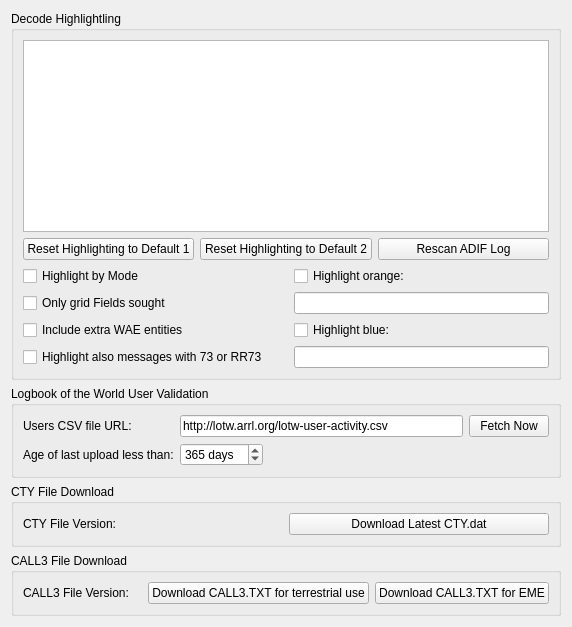
     <widget class="QWidget" name="colors_tab">
      <attribute name="title">
       <string>Colors</string>
      </attribute>
      <layout class="QVBoxLayout" name="verticalLayout_7">
       <item>
        <widget class="QGroupBox" name="groupBox_12">
         <property name="title">
          <string>Decode Highlightling</string>
         </property>
         <layout class="QGridLayout" name="gridLayout_5">
          <item row="1" column="0" colspan="2">
           <layout class="QHBoxLayout" name="horizontalLayout_20">
            <item>
             <widget class="QPushButton" name="reset_highlighting_to_defaults_push_button">
              <property name="toolTip">
               <string>&lt;html&gt;&lt;head/&gt;&lt;body&gt;&lt;p&gt;Push to reset all highlight items above to default values and priorities.&lt;/p&gt;&lt;/body&gt;&lt;/html&gt;</string>
              </property>
              <property name="text">
               <string>Reset Highlighting to Default 1</string>
              </property>
             </widget>
            </item>
            <item>
             <widget class="QPushButton" name="reset_highlighting_to_defaults2_push_button">
              <property name="text">
               <string>Reset Highlighting to Default 2</string>
              </property>
             </widget>
            </item>
            <item>
             <widget class="QPushButton" name="rescan_log_push_button">
              <property name="toolTip">
               <string>&lt;html&gt;&lt;head/&gt;&lt;body&gt;&lt;p&gt;Click to scan the wsjtx_log.adi ADIF file again for worked before information&lt;/p&gt;&lt;/body&gt;&lt;/html&gt;</string>
              </property>
              <property name="text">
               <string>Rescan ADIF Log</string>
              </property>
             </widget>
            </item>
           </layout>
          </item>
          <item row="0" column="0" colspan="2">
           <widget class="DecodeHighlightingListView" name="highlighting_list_view">
            <property name="sizePolicy">
             <sizepolicy hsizetype="Expanding" vsizetype="Preferred">
              <horstretch>0</horstretch>
              <verstretch>0</verstretch>
             </sizepolicy>
            </property>
            <property name="contextMenuPolicy">
             <enum>Qt::ActionsContextMenu</enum>
            </property>
            <property name="acceptDrops">
             <bool>true</bool>
            </property>
            <property name="toolTip">
             <string>&lt;html&gt;&lt;head/&gt;&lt;body&gt;&lt;p&gt;Enable or disable using the check boxes and right-click an item to change or unset the foreground color, background color, or reset the item to default values. Drag and drop the items to change their priority, higher in the list is higher in priority.&lt;/p&gt;&lt;p&gt;Note that each foreground or background color may be either set or unset, unset means that it is not allocated for that item's type and lower priority items may apply.&lt;/p&gt;&lt;/body&gt;&lt;/html&gt;</string>
            </property>
            <property name="editTriggers">
             <set>QAbstractItemView::NoEditTriggers</set>
            </property>
            <property name="dragEnabled">
             <bool>true</bool>
            </property>
            <property name="dragDropMode">
             <enum>QAbstractItemView::InternalMove</enum>
            </property>
            <property name="defaultDropAction">
             <enum>Qt::MoveAction</enum>
            </property>
            <property name="selectionMode">
             <enum>QAbstractItemView::SingleSelection</enum>
            </property>
            <property name="resizeMode">
             <enum>QListView::Adjust</enum>
            </property>
           </widget>
          </item>
          <item row="3" column="0" colspan="2">
           <layout class="QGridLayout" name="gridLayout_23">
            <item row="1" column="0">
             <widget class="QCheckBox" name="only_fields_check_box">
              <property name="toolTip">
               <string>Check to for grid highlighting to only apply to unworked grid fields</string>
              </property>
              <property name="text">
               <string>Only grid Fields sought</string>
              </property>
             </widget>
            </item>
            <item row="0" column="1">
             <spacer name="horizontalSpacer_5">
              <property name="orientation">
               <enum>Qt::Horizontal</enum>
              </property>
              <property name="sizeType">
               <enum>QSizePolicy::Fixed</enum>
              </property>
              <property name="sizeHint" stdset="0">
               <size>
                <width>20</width>
                <height>20</height>
               </size>
              </property>
             </spacer>
            </item>
            <item row="2" column="0">
             <widget class="QCheckBox" name="include_WAE_check_box">
              <property name="text">
               <string>Include extra WAE entities</string>
              </property>
             </widget>
            </item>
            <item row="3" column="0">
             <widget class="QCheckBox" name="highlight_73_check_box">
              <property name="text">
               <string>Highlight also messages with 73 or RR73</string>
              </property>
             </widget>
            </item>
            <item row="0" column="0">
             <widget class="QCheckBox" name="highlight_by_mode_check_box">
              <property name="toolTip">
               <string>&lt;html&gt;&lt;head/&gt;&lt;body&gt;&lt;p&gt;Check to indicate new DXCC entities, grid squares, and callsigns per mode.&lt;/p&gt;&lt;/body&gt;&lt;/html&gt;</string>
              </property>
              <property name="text">
               <string>Highlight by Mode</string>
              </property>
             </widget>
            </item>
            <item row="0" column="2">
             <widget class="QCheckBox" name="highlight_orange_check_box">
              <property name="toolTip">
               <string>&lt;html&gt;&lt;head/&gt;&lt;body&gt;&lt;p&gt;Highlight callsigns or grids with orange background color. Callsigns and/or grids must be separated by a comma, and there must be a comma after each callsign.&lt;/p&gt;&lt;/body&gt;&lt;/html&gt;</string>
              </property>
              <property name="text">
               <string>Highlight orange:</string>
              </property>
             </widget>
            </item>
            <item row="2" column="2">
             <widget class="QCheckBox" name="highlight_blue_check_box">
              <property name="toolTip">
               <string>&lt;html&gt;&lt;head/&gt;&lt;body&gt;&lt;p&gt;Highlight callsigns or grids with blue background color. Callsigns and/or grids must be separated by a comma, and there must be a comma after each callsign.&lt;/p&gt;&lt;/body&gt;&lt;/html&gt;</string>
              </property>
              <property name="text">
               <string>Highlight blue:</string>
              </property>
             </widget>
            </item>
            <item row="1" column="2">
             <widget class="QLineEdit" name="highlight_orange_callsigns">
              <property name="toolTip">
               <string>&lt;html&gt;&lt;head/&gt;&lt;body&gt;&lt;p&gt;Highlight callsigns or grids with orange background color. Callsigns and/or grids must be separated by a comma, and there must be a comma after each callsign.&lt;/p&gt;&lt;/body&gt;&lt;/html&gt;</string>
              </property>
             </widget>
            </item>
            <item row="3" column="2">
             <widget class="QLineEdit" name="highlight_blue_callsigns">
              <property name="toolTip">
               <string>&lt;html&gt;&lt;head/&gt;&lt;body&gt;&lt;p&gt;Highlight callsigns or grids with blue background color. Callsigns and/or grids must be separated by a comma, and there must be a comma after each callsign.&lt;/p&gt;&lt;/body&gt;&lt;/html&gt;</string>
              </property>
             </widget>
            </item>
           </layout>
          </item>
         </layout>
        </widget>
       </item>
       <item>
        <widget class="QGroupBox" name="groupBox_11">
         <property name="toolTip">
          <string>&lt;html&gt;&lt;head/&gt;&lt;body&gt;&lt;p&gt;Controls for Logbook of the World user lookup.&lt;/p&gt;&lt;/body&gt;&lt;/html&gt;</string>
         </property>
         <property name="title">
          <string>Logbook of the World User Validation</string>
         </property>
         <layout class="QFormLayout" name="formLayout_18">
          <item row="1" column="0">
           <widget class="QLabel" name="label_15">
            <property name="text">
             <string>Users CSV file URL:</string>
            </property>
            <property name="buddy">
             <cstring>LotW_CSV_URL_line_edit</cstring>
            </property>
           </widget>
          </item>
          <item row="1" column="1">
           <layout class="QHBoxLayout" name="LotW_Layout">
            <item>
             <widget class="QLineEdit" name="LotW_CSV_URL_line_edit">
              <property name="toolTip">
               <string>&lt;html&gt;&lt;head/&gt;&lt;body&gt;&lt;p&gt;URL of the ARRL LotW user's last upload dates and times data file which is used to highlight decodes from stations that are known to upload their log file to LotW.&lt;/p&gt;&lt;/body&gt;&lt;/html&gt;</string>
              </property>
              <property name="accessibleName">
               <string>URL</string>
              </property>
              <property name="text">
               <string>http://lotw.arrl.org/lotw-user-activity.csv</string>
              </property>
             </widget>
            </item>
            <item>
             <widget class="QPushButton" name="LotW_CSV_fetch_push_button">
              <property name="toolTip">
               <string>&lt;html&gt;&lt;head/&gt;&lt;body&gt;&lt;p&gt;Push this button to fetch the latest LotW user's upload date and time data file.&lt;/p&gt;&lt;/body&gt;&lt;/html&gt;</string>
              </property>
              <property name="text">
               <string>Fetch Now</string>
              </property>
             </widget>
            </item>
           </layout>
          </item>
          <item row="2" column="1">
           <layout class="QHBoxLayout" name="LotW_Layout_2">
            <item>
             <widget class="QSpinBox" name="LotW_days_since_upload_spin_box">
              <property name="toolTip">
               <string>&lt;html&gt;&lt;head/&gt;&lt;body&gt;&lt;p&gt;Adjust this spin box to set the age threshold of LotW user's last upload date that is accepted as a current LotW user.&lt;/p&gt;&lt;/body&gt;&lt;/html&gt;</string>
              </property>
              <property name="accessibleName">
               <string>Days since last upload</string>
              </property>
              <property name="suffix">
               <string> days</string>
              </property>
              <property name="minimum">
               <number>0</number>
              </property>
              <property name="maximum">
               <number>9999</number>
              </property>
              <property name="value">
               <number>365</number>
              </property>
             </widget>
            </item>
            <item>
             <spacer name="horizontalSpacer_2">
              <property name="orientation">
               <enum>Qt::Horizontal</enum>
              </property>
              <property name="sizeHint" stdset="0">
               <size>
                <width>40</width>
                <height>20</height>
               </size>
              </property>
             </spacer>
            </item>
            <item>
             <widget class="QLabel" name="LotW_CSV_status_label">
              <property name="minimumSize">
               <size>
                <width>240</width>
                <height>0</height>
               </size>
              </property>
              <property name="text">
               <string/>
              </property>
             </widget>
            </item>
           </layout>
          </item>
          <item row="2" column="0">
           <widget class="QLabel" name="label_14">
            <property name="text">
             <string>Age of last upload less than:</string>
            </property>
            <property name="buddy">
             <cstring>LotW_days_since_upload_spin_box</cstring>
            </property>
           </widget>
          </item>
         </layout>
        </widget>
       </item>
       <item>
        <spacer name="horizontalSpacer_8">
         <property name="orientation">
          <enum>Qt::Horizontal</enum>
         </property>
         <property name="sizeHint" stdset="0">
          <size>
           <width>0</width>
           <height>0</height>
          </size>
         </property>
        </spacer>
       </item>
       <item>
        <widget class="QGroupBox" name="cty_groupBox">
         <property name="title">
          <string>CTY File Download</string>
         </property>
         <layout class="QHBoxLayout" name="cty_horizontalLayout">
          <item>
           <widget class="QLabel" name="CTY_file_label">
            <property name="text">
             <string>CTY File Version: </string>
            </property>
           </widget>
          </item>
          <item>
           <widget class="QPushButton" name="CTY_download_button">
            <property name="text">
             <string>Download Latest CTY.dat</string>
            </property>
           </widget>
          </item>
         </layout>
        </widget>
       </item>
       <item>
        <widget class="QGroupBox" name="call3_groupBox">
         <property name="title">
          <string>CALL3 File Download</string>
         </property>
         <layout class="QHBoxLayout" name="call3_horizontalLayout">
          <item>
           <widget class="QLabel" name="CALL3_file_label">
            <property name="text">
             <string>CALL3 File Version:</string>
            </property>
           </widget>
          </item>
          <item>
           <widget class="QPushButton" name="CALL3_download_button">
            <property name="toolTip">
             <string>Dowload latest CALL3.TXT file.</string>
            </property>
            <property name="text">
             <string>Download CALL3.TXT for terrestrial use</string>
            </property>
           </widget>
          </item>
          <item>
           <widget class="QPushButton" name="CALL3_EME_download_button">
            <property name="toolTip">
             <string>Dowload latest CALL3.TXT file for EME. This version is suitable for JT65 Deep Search.</string>
            </property>
            <property name="text">
             <string>Download CALL3.TXT for EME</string>
            </property>
           </widget>
          </item>
         </layout>
        </widget>
       </item>
      </layout>
     </widget>
